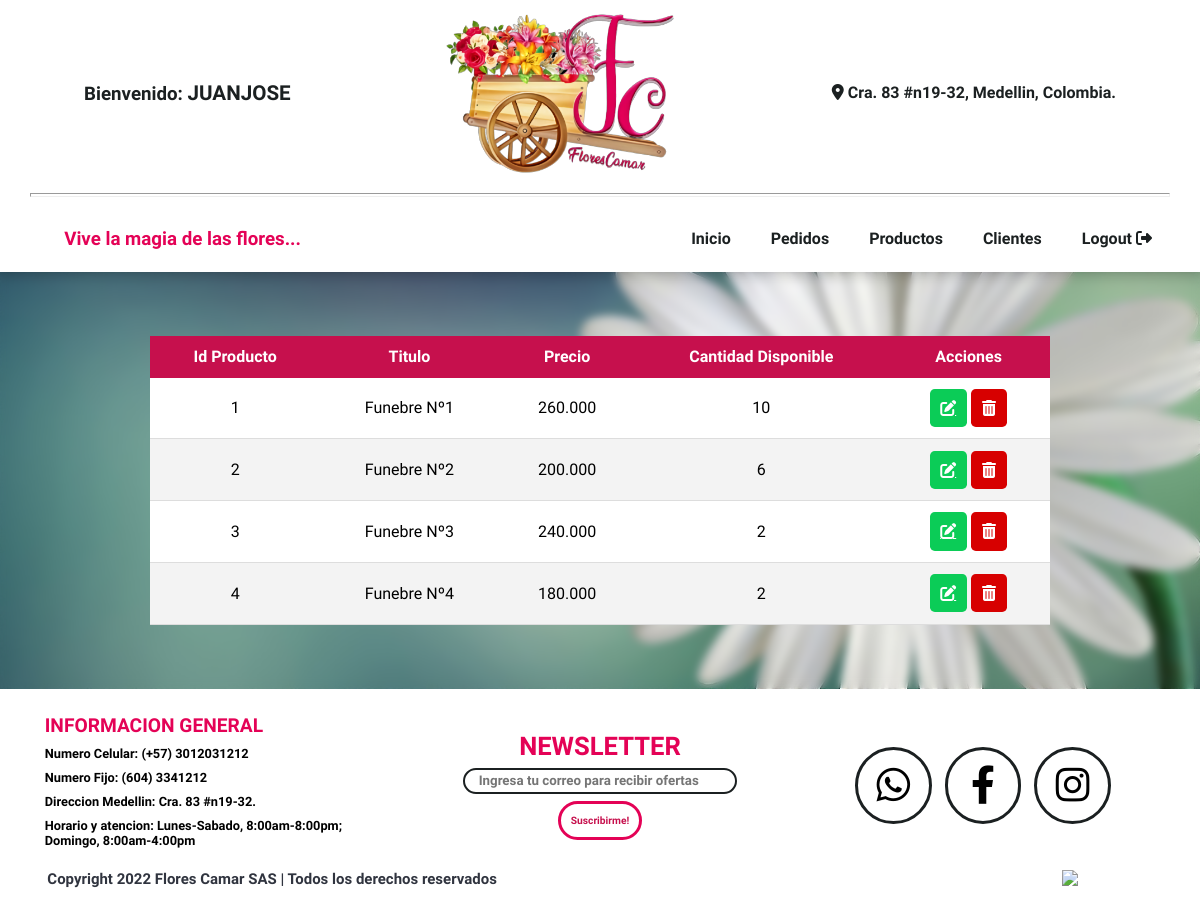
The page /admin/funebres.php (signed in) on the database its author committed.
### tables this page shows
CREATE TABLE `funebres` (
  `id` int(11) NOT NULL,
  `titulo` text NOT NULL,
  `descripcion` longtext NOT NULL,
  `caracteristica1` text NOT NULL,
  `caracteristica2` text NOT NULL,
  `caracteristica3` text NOT NULL,
  `caracteristica4` text NOT NULL,
  `img` text NOT NULL,
  `precio` int(11) NOT NULL,
  `precioPantalla` varchar(50) NOT NULL,
  `inventario` int(11) NOT NULL
);

### admin/funebres.php (the view, shortened to what this page needs)
<!DOCTYPE html>
<html>
<head>
	<link rel="stylesheet" type="text/css" href="../css/main.css">
	<link rel="stylesheet" type="text/css" href="../css/tabla.css">
	<link rel="stylesheet" type="text/css" href="../css/tablas_productos.css">
	<link rel="stylesheet" href="https://cdnjs.cloudflare.com/ajax/libs/font-awesome/6.1.1/css/all.min.css">
</head>
<header id="navbar">
	<div class="up">
		<h3 class="number">Bienvenido: <span><?php echo $_SESSION['usuario_admin']; ?></span>  </h3>
		<img id="logo" class="logo" alt="logo flores camar sas" src="../imgs/logo-nobg.png">
		<span class="location"><i class="fa-solid fa-location-dot"></i> Cra. 83 #n19-32, Medellin, Colombia.</span>
	</div>
	<hr id="navbar__divisor">
	<div class="down">
		<h3 class="slogan">Vive la magia de las flores...</h3>
	<nav>
		<a href="./ingresado.php">Inicio</a>
		<a href="./pedidos.php">Pedidos</a>
		<a href="./productos.php">Productos</a>
		<a href="./clientes.php">Clientes</a>
		<a class="active__link" href="../query/logout.php">Logout <i class="fa-solid fa-right-from-bracket"></i></a>
	</nav>
	</div>
</header>
<body>
	<div class="contenedor_tabla">
		<table class="styled-table">
	 	<thead>
            <tr>
                <th>Id Producto</th>
            	<th>Titulo</th>
            	<th>Precio</th>
            	<th>Cantidad Disponible</th>
            	<th>Acciones</th>
            </tr>
        </thead>
       	<tbody>
        <?php
        	include("../query/conexion.php");
			$sql="SELECT * from funebres ORDER BY id ASC";
			$result=mysqli_query($conexion,$sql);
			while($mostrar=mysqli_fetch_array($result)){
		 ?>
                    <tr>
                    	<td><?php echo $mostrar['id'] ?></td>
                        <td><?php echo $mostrar['titulo'] ?></td>
                        <td><?php echo $mostrar['precioPantalla'] ?></td>
                        <td><?php echo $mostrar['inventario'] ?></td>
                        <td> <a href="formulario_actualizar_producto.php?id=<?php echo $mostrar['id']; ?>&tipo=funebres" title="Editar"><i class="fa-solid fa-pen-to-square"></i></a>
                            <a title="Eliminar" onClick="eliminarFunebre(<?php echo $mostrar['id'] ?>)"><i class="fas fa-trash-alt"></i></a>
                        </td>
                    </tr>
        <?php
			}
	 	?>
	 	</tbody>
    </table>
	</div>
</body>
<footer class="footer">
	<div class="footer__up">
		<div class="footer__info">
			<h2>INFORMACION GENERAL</h2>
			<span>Numero Celular: (+57) 3012031212</span>
			<span>Numero Fijo: (604) 3341212</span>
			<span>Direccion Medellin: Cra. 83 #n19-32.</span>
			<span>Horario y atencion: Lunes-Sabado, 8:00am-8:00pm; Domingo, 8:00am-4:00pm</span>
		</div>
		<div class="footer__newsletter">
			<h2>NEWSLETTER</h2>
			<input type="email" placeholder="Ingresa tu correo para recibir ofertas" name="">
			<a href="" class="btn btn__2">Suscribirme!</a>
		</div>
		<div class="footer__redes">
			<a class="footer__redes-whatsapp"><i class="fa-brands fa-whatsapp"></i></a>
			<a class="footer__redes-facebook"><i class="fa-brands fa-facebook-f"></i></a>
			<a class="footer__redes-instagram"><i class="fa-brands fa-instagram"></i></a>
		</div>
	</div>
	<div class="footer__down">
		<div class="footer__derechos">
			<h3>Copyright 2022  Flores Camar SAS | Todos los derechos reservados</h3>
		</div>
		<div class="footer__tarjetas">
			<img src="https://www.floresbogota.net/pub/media/wysiwyg/smartwave/porto/footer/shop2_payment_logo.png">
		</div>
	</div>
</footer>
</html>

### css/main.css (style rules this page uses)
:root { --oswald: 'Oswald', sans-serif; --quicksand: 'Quicksand', sans-serif; --petit: 'Petit Formal Script', cursive; --black: #000; --white: #fff; --grey: #ccc; --gunmetal: #30343F; --eerie-black: #1B2021; --pink: #E40256; --dark-pink: #C6104D; --orange: #D8590B; --dark-orange: #AE4200; --dark-brown: #DFA343; --brown: #F9EBBC; }
* { padding: 0; margin: 0; box-sizing: border-box; user-select: none; -webkit-user-select: none; -moz-user-select: none; }
html { scroll-behavior: smooth; }
header { display: flex; flex-direction: column; align-items: center; justify-content: space-between; font-family: var(--petit); font-weight: bold; z-index: 5; background: var(--white); color: var(--eerie-black); box-shadow: 0 2px 10px rgba(0, 0, 0, .3); }
header .up { width: 100%; padding: 0.5em; display: flex; flex-direction: row; justify-content: space-around; background: var(--white); color: var(--eerie-black); align-items: center; text-align: center; flex-wrap: wrap; }
header .up h3 span { font-family: var(--quicksand); font-size: 1.1em; text-transform: uppercase; }
header .up .logo { width: 20%; transition: .5s; filter: drop-shadow(1px 1px 0 var(--white)); }
header .down { width: 100%; display: flex; flex-direction: row; align-items: center; justify-content: space-between; flex-wrap: wrap; padding: .5em; }
header .down .slogan { margin-left: 3em; color: var(--pink); }
header .down nav { display: flex; justify-content: center; flex-direction: row; list-style: none; }
header .down nav a { padding: 1em 0; text-decoration: none; color: unset; position: relative; margin-right: 2.5em; transition: .3s; }
header .down nav a::before { content: ''; position: absolute; bottom: 9px; left: 0; width: 0; height: .3em; background: var(--pink); transition: .5s; }
#navbar__divisor { display: block; margin-top: 0.5em; margin-bottom: 0.5em; margin-left: auto; margin-right: auto; width: 95%; height: 4px; transition: .3s; animation: cambiar_fondo 3s infinite; }
.footer { background: var(--white); font-size: 0.8em; font-family: var(--quicksand); padding: 2em 2em 0.8em 2em; }
.footer__up { display: flex; justify-content: space-around; align-items: center; flex-direction: row; }
.footer__info { display: inline-block; width: 30%; }
.footer__info h2 { color: var(--pink); }
.footer__info span { display: block; font-weight: bold; margin: 0.7em 0; }
.footer__newsletter { display: flex; justify-content: center; align-items: center; flex-direction: column; gap: 0.5em; width: 30%; }
.footer__newsletter h2 { color: var(--pink); font-weight: bold; font-size: 2em; }
.footer__newsletter input[type=email] { border-radius: 2em; font-family: var(--quicksand); border: 2px solid var(--eerie-black); display: inline; height: 2em; width: 20.5em; padding: 0 1em; font-weight: bold; color: var(--dark-pink); }
.footer__newsletter a { font-size: 0.8em; }
.footer__redes { width: 30%; display: flex; justify-content: center; align-items: center; gap: 1em; }
.footer__redes a { display: inline-flex; justify-content: center; align-items: center; font-size: 3em; width: 2em; height: 2em; padding: 0.6em; border: 3px solid var(--eerie-black); border-radius: 50%; transition: .3s; cursor: pointer; }
.footer__down { display: flex; justify-content: space-between; padding: 1em 7.5em 0 1.7em; align-items: center; }
.footer__derechos { color: var(--gunmetal); }
.btn { padding: 1em; color: var(--white); border: none; cursor: pointer; font-family: var(--petit); font-weight: bold; font-size: 0.9em; text-decoration: none; border-radius: 2em; }
.btn__2 { color: var(--dark-pink); font-weight: bold; border: 3px solid var(--pink); }

### css/tablas_productos.css (style rules this page uses)
:root { --oswald: 'Oswald', sans-serif; --quicksand: 'Quicksand', sans-serif; --petit: 'Petit Formal Script', cursive; --black: #000; --white: #fff; --grey: #ccc; --gunmetal: #30343F; --eerie-black: #1B2021; --pink: #E40256; --dark-pink: #C6104D; --orange: #D8590B; --dark-orange: #AE4200; --dark-brown: #DFA343; --brown: #F9EBBC; }
body { background: url("../imgs/margarita_blanca.jpg"); background-size: cover; }

### rows shown on the page
funebres: id "1", titulo "Funebre Nº1", precioPantalla "260.000", inventario "10"
funebres: id "2", titulo "Funebre Nº2", precioPantalla "200.000", inventario "6"
funebres: id "3", titulo "Funebre Nº3", precioPantalla "240.000", inventario "2"
funebres: id "4", titulo "Funebre Nº4", precioPantalla "180.000", inventario "2"

### other values the page prints
$_SESSION['usuario_admin'] "JUANJOSE"
